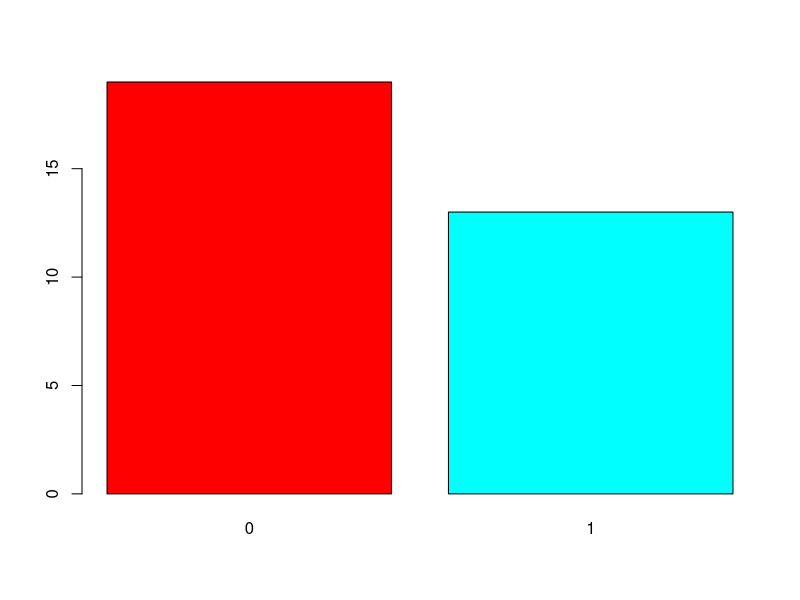
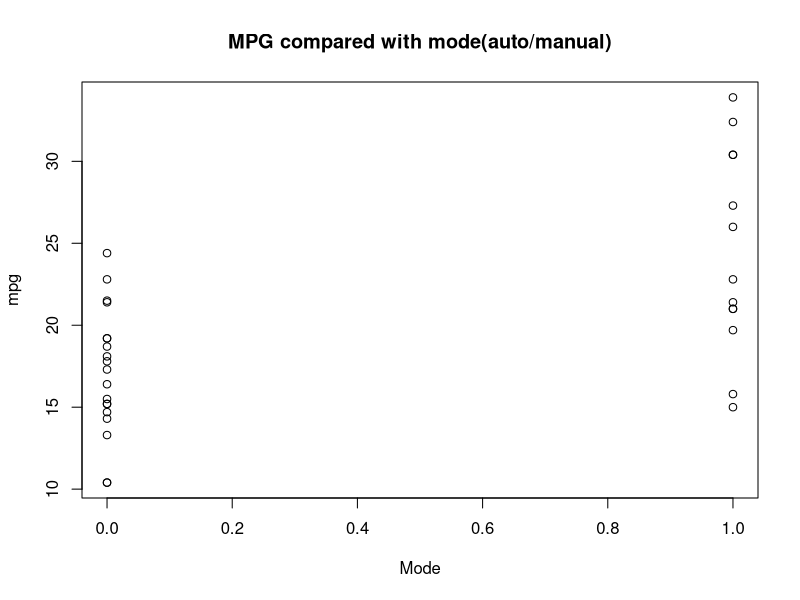
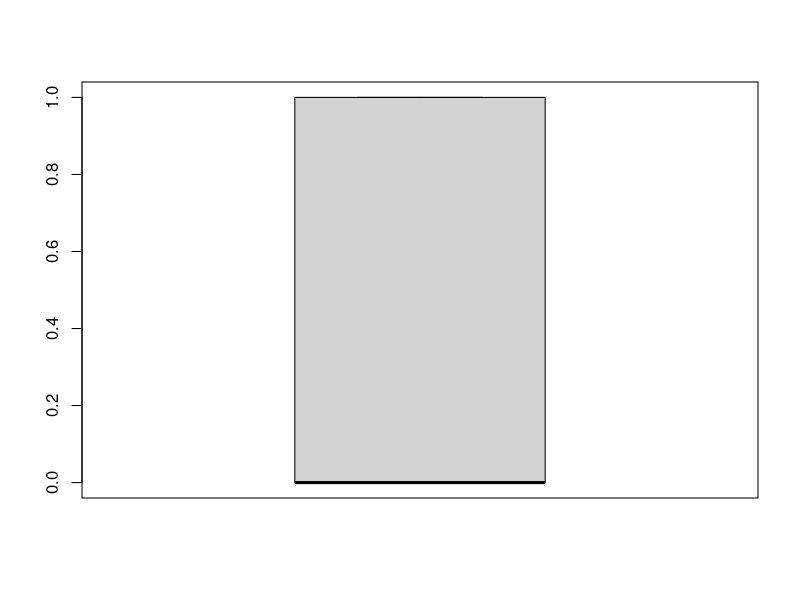

Generate these figures, in order, with R:
carmode <- table(mtcars$am)
barplot(carmode, col=rainbow(2))
plot(mtcars$am, mtcars$mpg,xlab="Mode", ylab="mpg", main="MPG compared with mode(auto/manual)")
boxplot(mtcars$am)

